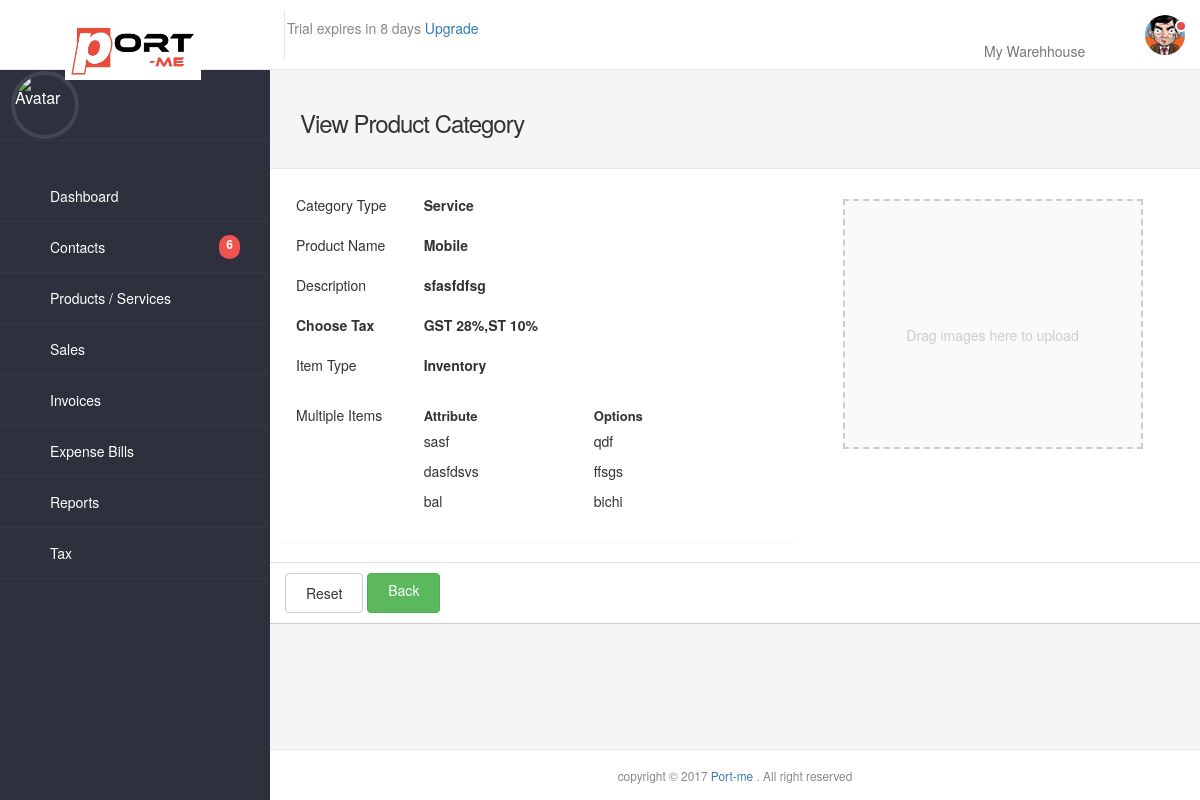
The app's page /view_product_group.php?category_id=1 with its own data.
### tables this page shows
CREATE TABLE IF NOT EXISTS `product_category` (
  `category_id` int(255) NOT NULL AUTO_INCREMENT,
  `category_type` varchar(255) NOT NULL,
  `category_name` varchar(255) NOT NULL,
  `description` longtext NOT NULL,
  `attribute_name` longtext NOT NULL,
  `attribute_options` longtext NOT NULL,
  `item_type` varchar(255) NOT NULL,
  `business_id` int(255) NOT NULL,
  `tax` varchar(255) NOT NULL,
  PRIMARY KEY (`category_id`)
);

### view_product_group.php (the view, shortened to what this page needs)
<?php
include ("config.php");
$category_id = $_GET['category_id'];
$view_category_info = mysqli_query($mysqli, "select * from product_category where category_id='".$category_id."'");
$fetch_category_details = mysqli_fetch_array($view_category_info);
?>
<!DOCTYPE html>
<html lang=en>
<head>
	<?php include("metalinks.php");?>
	<link rel="stylesheet" href="bootstrap.min.css">
</head>
<body>
	<div id="rs-wrapper">
		<?php
			include("header.php");
			include("sidebar.php");
		?>
		<article class="rs-content-wrapper">
			<div class="rs-content">
				<div class="rs-inner">
					<div class="rs-dashhead m-b-lg" style="background:#f5f5f5">
						<div class="rs-dashhead-content">
							<div class="rs-dashhead-titles">
								<h3 class="rs-dashhead-title m-t">
									View Product Category
									<div style="float:right;">
										<span style="padding:10px 5px;font-size:25px;font-weight:normal;color:#000;cursor:pointer;" style="float:-right;" onclick="window.location.href='product_group.php'"> <i class="fa fa-remove"></i> </span>
									</div>
								</h3>
							</div>
						</div>
					</div>
					<div class="container-fluid" style="padding:0px;margin-top:-20px;margin-right:5px;margin-left:-5px;">
						<div class="col-md-7 col-sm-12">
							<div class="panel panel-plain panel-rounded">
								<div class="panel-body">
									<form >
												<div class="row">
												<div class="col-sm-3">
													Category Type
												</div>
												<div class="col-sm-9">
													<div class="form-group">
														<label  id="rs-form-example-email" > <?php echo $fetch_category_details['category_type'];?></label>
													</div>
												</div>
											</div>
											<div class="row">
												<div class="col-sm-3">
													Product Name
												</div>
												<div class="col-sm-9">
													<div class="form-group">
														<label  id="rs-form-example-email" > <?php echo $fetch_category_details['category_name'];?></label>
													</div>
												</div>
											</div>
											<div class="row">
												<div class="col-sm-3">
													Description
												</div>
												<div class="col-sm-9">
													<div class="form-group">
														<label> <?php echo $fetch_category_details['description'];?></label>
													</div>
												</div>
											</div>
											<div class="row">
										<div class="col-md-3">
											<div class="form-group">
												<label>Choose Tax</label>
											</div>
										</div>
										<div class="col-md-9">
											<div class="form-group">
														<label ><?php echo $fetch_category_details['tax'];?>
														</label>
											</div>
										</div>
									</div>
											<div class="row">
												<div class="col-sm-3">
													Item Type
												</div>
												<div class="col-sm-4">
													<div class="form-group">
														<label> <?php echo $fetch_category_details['item_type'];?> </label>
													</div>
												</div>
											</div>
											<div class="row">
												<div class="col-sm-3" style="margin-top:10px;">
													<div class="form-group">
														Multiple Items
													</div>
												</div>
											</div>
											<div class="row" >
													<div class="col-sm-3">
													</div>
													<div class="col-sm-4" style="margin-top:-35px;">
														<div class="form-group">
															<label style="font-size:13px;">
																<b>Attribute</b>
															</label>
															<br />
															<?php
																$data_atti = explode(",",$fetch_category_details['attribute_name']);
																foreach($data_atti As $data_atti_values){
																	echo $data_atti_values;
																?>
															<?php
																}
															?>
														</div>
													</div>
													<div class="col-sm-5" style="margin-top:-35px;">
														<div class="form-group">
																<label style="font-size:13px;">
																	<b>Options</b>
																</label>
																<br />
															<?php
																$data_option = explode(",",$fetch_category_details['attribute_options']);
																foreach($data_option As $key => $data_option_values){
																	echo $data_option_values;
																?>
															<?php
																}
															?>
														</div>
													</div>
											</div>
								</div>
							</div>
						</div>
						<div class="col-md-5 col-sm-12">
							<div class="dropzone">
							</div>
						</div>
					</div>
					<div class="panel-footer" style="background:#fff;">
							<div class="form-group m-a-0">
								<button type="reset" class="btn btn-default btn-wide">Reset</button>
								<a class="btn btn-success btn-wide" href="product_group.php" style="color:white;">Back</a>
							</div>
						</div>
				</div>
			</div>
		</article>
	<?php include("footer.php");?>
</body>
</html>

### css/helper.css (style rules this page uses)
.m-a-0 { margin:0!important }
.m-t,.m-y { margin-top:10px!important }
.m-b-lg,.m-y-lg { margin-bottom:30px!important }

### metalinks.php (style rules this page uses)
.rs-content-wrapper { background:#fff; border-bottom:1px solid #CCC; }
.panel-rounded { border:0px; }

### records on screen
product_category: category_type "Service", category_name "Mobile", description "sfasfdfsg", tax "GST 28%,ST 10%", item_type "Inventory", attribute_name "sasf", attribute_name "dasfdsvs", attribute_name "bal", attribute_options "qdf", attribute_options "ffsgs", attribute_options "bichi"
